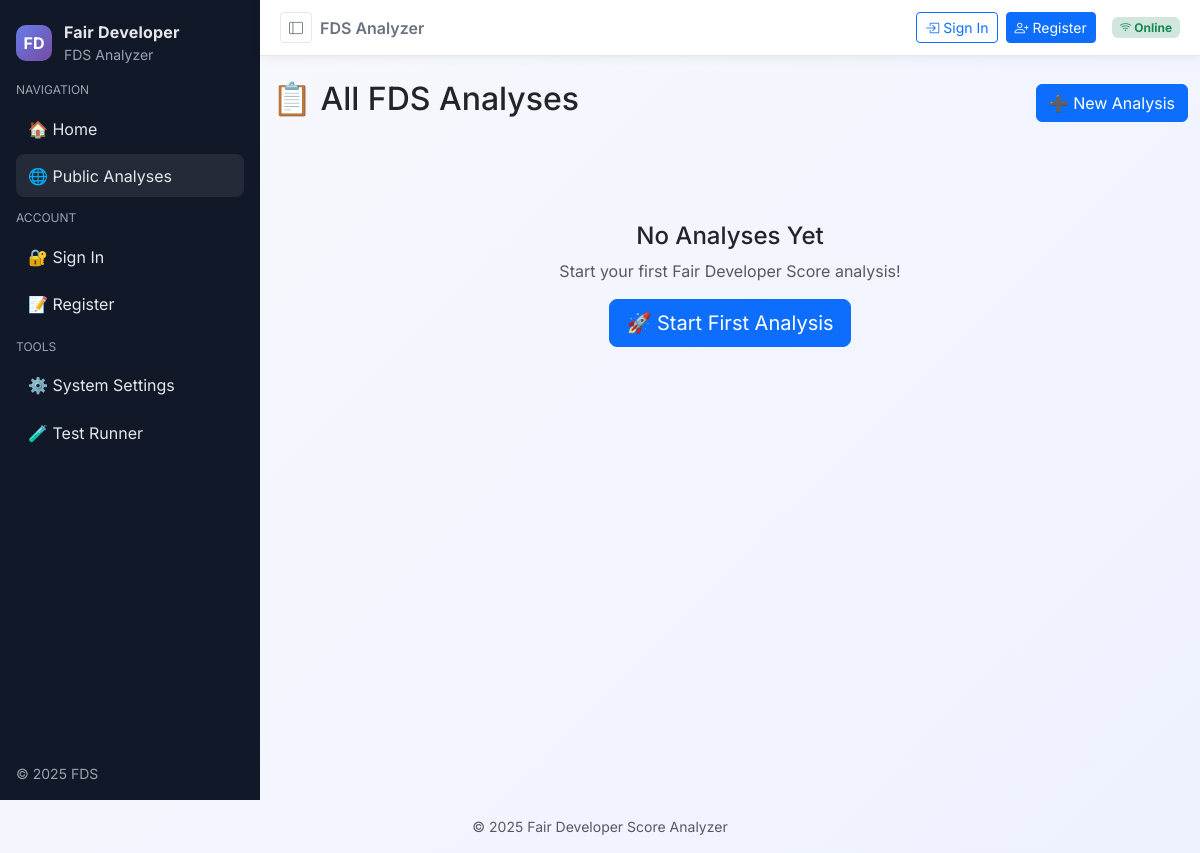
Page /analyses/ on the earlier database version.
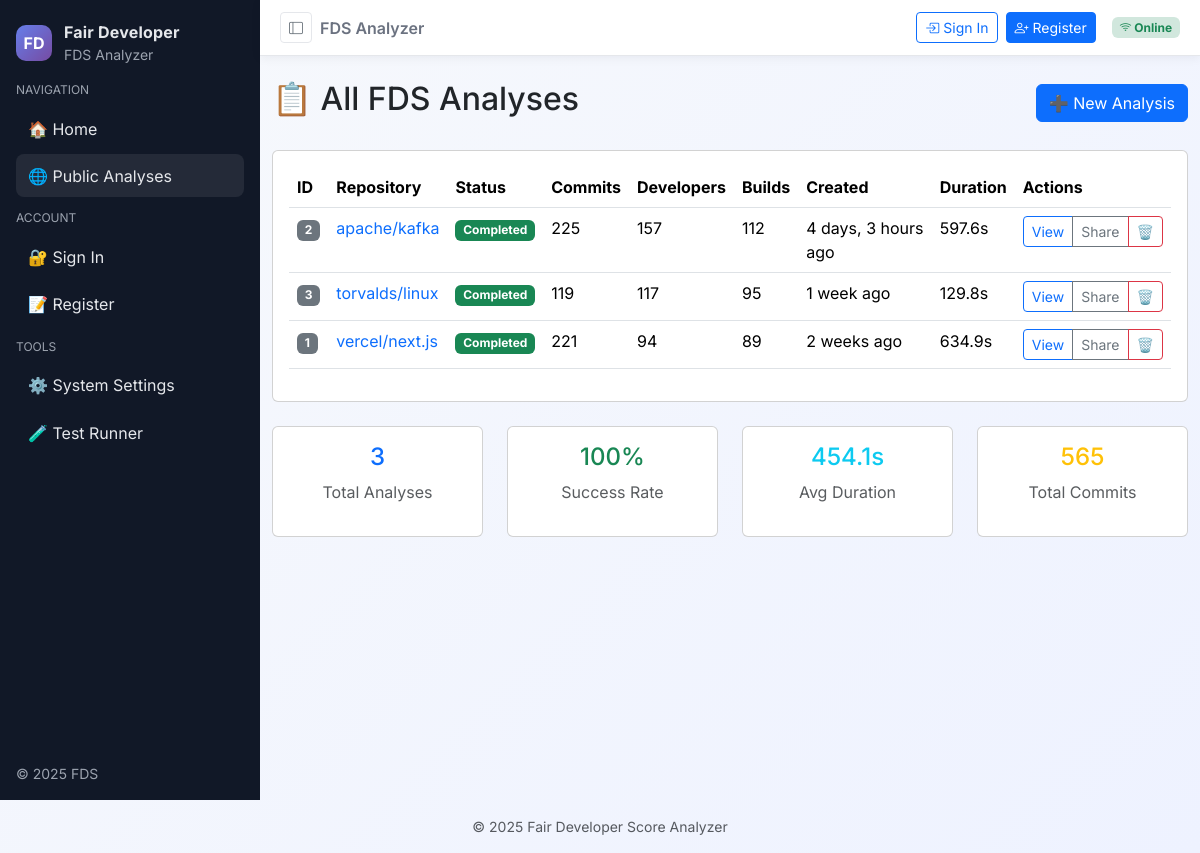
Same page on the later database version.
### dev_productivity/models.py (models this page shows, shortened)
class FDSAnalysis(models.Model):
    STATUS_CHOICES = [
        ('pending', 'Pending'),
        ('running', 'Running'),
        ('completed', 'Completed'),
        ('failed', 'Failed'),
    ]
    user = models.ForeignKey(User, on_delete=models.CASCADE, related_name='analyses')
    repo_url = models.URLField(max_length=500, help_text="GitHub repository URL")
    access_token = models.CharField(max_length=200, help_text="GitHub access token", blank=True)
    commit_limit = models.IntegerField(default=300, help_text="Number of commits to analyze")
    status = models.CharField(max_length=20, choices=STATUS_CHOICES, default='pending')
    created_at = models.DateTimeField(default=timezone.now)
    started_at = models.DateTimeField(null=True, blank=True)
    completed_at = models.DateTimeField(null=True, blank=True)
    total_commits = models.IntegerField(null=True, blank=True)
    total_batches = models.IntegerField(null=True, blank=True)
    total_developers = models.IntegerField(null=True, blank=True)
    execution_time = models.FloatField(null=True, blank=True, help_text="Execution time in seconds")
    error_message = models.TextField(blank=True, null=True)
    is_public = models.BooleanField(default=False, help_text="Make analysis results publicly viewable")
    shared_with = models.ManyToManyField(User, blank=True, related_name='shared_analyses')
    class Meta:
        ordering = ['-created_at']
        verbose_name = "FDS Analysis"
        verbose_name_plural = "FDS Analyses"

### dev_productivity/views.py (the view)
# urls.py: path('analyses/', views.analysis_list, name='analysis_list'),
def analysis_list(request):
    if request.user.is_authenticated:
        analyses = FDSAnalysis.objects.filter(
            models.Q(user=request.user) | models.Q(is_public=True)
        ).distinct()
    else:
        analyses = FDSAnalysis.objects.filter(is_public=True)
    status_filter = request.GET.get('status')
    if status_filter and status_filter in ['pending', 'running', 'completed', 'failed']:
        analyses = analyses.filter(status=status_filter)
    search_query = request.GET.get('q')
    if search_query:
        analyses = analyses.filter(repo_url__icontains=search_query)
    paginator = Paginator(analyses, 20)  # Show 20 analyses per page
    page_number = request.GET.get('page')
    page_obj = paginator.get_page(page_number)
    total_analyses = analyses.count()
    completed_analyses = analyses.filter(status='completed').count()
    success_rate = (completed_analyses / total_analyses * 100) if total_analyses > 0 else 0
    completed_with_time = analyses.filter(status='completed', execution_time__isnull=False)
    avg_duration = completed_with_time.aggregate(models.Avg('execution_time'))['execution_time__avg'] or 0
    total_commits = analyses.filter(total_commits__isnull=False).aggregate(models.Sum('total_commits'))['total_commits__sum'] or 0
    context = {
        'page_obj': page_obj,
        'total_analyses': total_analyses,
        'success_rate': success_rate,
        'avg_duration': avg_duration,
        'total_commits': total_commits,
        'status_filter': status_filter,
        'search_query': search_query,
    }
    return render(request, 'dev_productivity/analysis_list.html', context)

### dev_productivity/templates/dev_productivity/analysis_list.html (shortened to what the changed rows need)
{% extends 'dev_productivity/base.html' %}
{% block content %}
<div class="d-flex justify-content-between align-items-center mb-4">
    <h2>📋 All FDS Analyses</h2>
</div>
{% if page_obj %}
    <div class="card">
        <div class="card-body">
            <div class="table-responsive">
                <table class="table table-hover">
                    <thead>
                        <tr>
                            <th>ID</th>
                            <th>Repository</th>
                            <th>Status</th>
                            <th>Commits</th>
                            <th>Developers</th>
                        <th>Builds</th>
                            <th>Created</th>
                            <th>Duration</th>
                            <th>Actions</th>
                        </tr>
                    </thead>
                    <tbody>
                        {% for analysis in page_obj %}
                        <tr>
                            <td>
                                <span class="badge bg-secondary">{{ analysis.id }}</span>
                            </td>
                            <td>
                                <a href="{{ analysis.repo_url }}" target="_blank" class="text-decoration-none">
                                    {{ analysis.repo_url|slice:"19:" }}
                                </a>
                            </td>
                            <td>
                                <span class="badge bg-{% if analysis.status == 'completed' %}success{% elif analysis.status == 'running' %}warning{% elif analysis.status == 'failed' %}danger{% else %}secondary{% endif %}">
                                    {{ analysis.get_status_display }}
                                </span>
                            </td>
                            <td>{{ analysis.total_commits|default:"-" }}</td>
                            <td>{{ analysis.total_developers|default:"-" }}</td>
                        <td>{{ analysis.total_batches|default:"-" }}</td>
                            <td>
                                <span title="{{ analysis.created_at|date:'M d, Y H:i:s' }}">
                                    {{ analysis.created_at|timesince }} ago
                                </span>
                            </td>
                            <td>
                                {% if analysis.execution_time %}
                                    {{ analysis.execution_time|floatformat:1 }}s
                                {% else %}
                                    -
                                {% endif %}
                            </td>
                            <td>
                                <div class="btn-group" role="group">
                                    <a href="{% url 'analysis_detail' analysis.id %}"
                                       class="btn btn-sm btn-outline-primary">
                                        View
                                    </a>
                                    {% if analysis.status == 'completed' %}
                                        <button class="btn btn-sm btn-outline-secondary"
                                                onclick="copyToClipboard('{{ request.build_absolute_uri }}{% url 'analysis_detail' analysis.id %}')">
                                            Share
                                        </button>
                                    {% endif %}
                                    <button type="button" class="btn btn-sm btn-outline-danger"
                                            data-bs-toggle="modal" data-bs-target="#deleteModal{{ analysis.id }}">
                                        🗑️
                                    </button>
                                </div>
                            </td>
                        </tr>
                        {% endfor %}
                    </tbody>
                </table>
            </div>
        </div>
    </div>
    <div class="row mt-4">
        <div class="col-md-3">
            <div class="card text-center">
                <div class="card-body">
                    <h4 class="text-primary">{{ total_analyses }}</h4>
                    <p class="text-muted">Total Analyses</p>
                </div>
            </div>
        </div>
        <div class="col-md-3">
            <div class="card text-center">
                <div class="card-body">
                    <h4 class="text-success">{{ success_rate|floatformat:0 }}%</h4>
                    <p class="text-muted">Success Rate</p>
                </div>
            </div>
        </div>
        <div class="col-md-3">
            <div class="card text-center">
                <div class="card-body">
                    <h4 class="text-info">{{ avg_duration|floatformat:1 }}s</h4>
                    <p class="text-muted">Avg Duration</p>
                </div>
            </div>
        </div>
        <div class="col-md-3">
            <div class="card text-center">
                <div class="card-body">
                    <h4 class="text-warning">{{ total_commits|floatformat:0 }}</h4>
                    <p class="text-muted">Total Commits</p>
                </div>
            </div>
        </div>
    </div>
{% else %}
    <div class="text-center py-5">
        <h4>No Analyses Yet</h4>
        <p class="text-muted">Start your first Fair Developer Score analysis!</p>
        <a href="{% url 'home' %}" class="btn btn-primary btn-lg">
            🚀 Start First Analysis
        </a>
    </div>
{% endif %}
{% endblock %}

Differences in the rows shown:
added FDSAnalysis: id "2", repo_url "apache/kafka", status "Completed", total_commits "225", total_developers "157", total_batches "112", created_at "4 days, 3 hours", execution_time "597.6"
added FDSAnalysis: id "3", repo_url "torvalds/linux", status "Completed", total_commits "119", total_developers "117", total_batches "95", created_at "1 week", execution_time "129.8"
added FDSAnalysis: id "1", repo_url "vercel/next.js", status "Completed", total_commits "221", total_developers "94", total_batches "89", created_at "2 weeks", execution_time "634.9"
Other differences:
{{ total_analyses }}: (not shown) → "3"
{{ success_rate|floatformat:0 }}: (not shown) → "100"
{{ avg_duration|floatformat:1 }}: (not shown) → "454.1"
{{ total_commits|floatformat:0 }}: (not shown) → "565"
text no longer shown: "No Analyses Yet Start your first Fair Developer Score analysis! 🚀 Start First Analysis"
text now shown: "ID Repository Status Commits Developers Builds Created Duration Actions Total Analyses % Success Rate s Avg Duration Total Commits"
